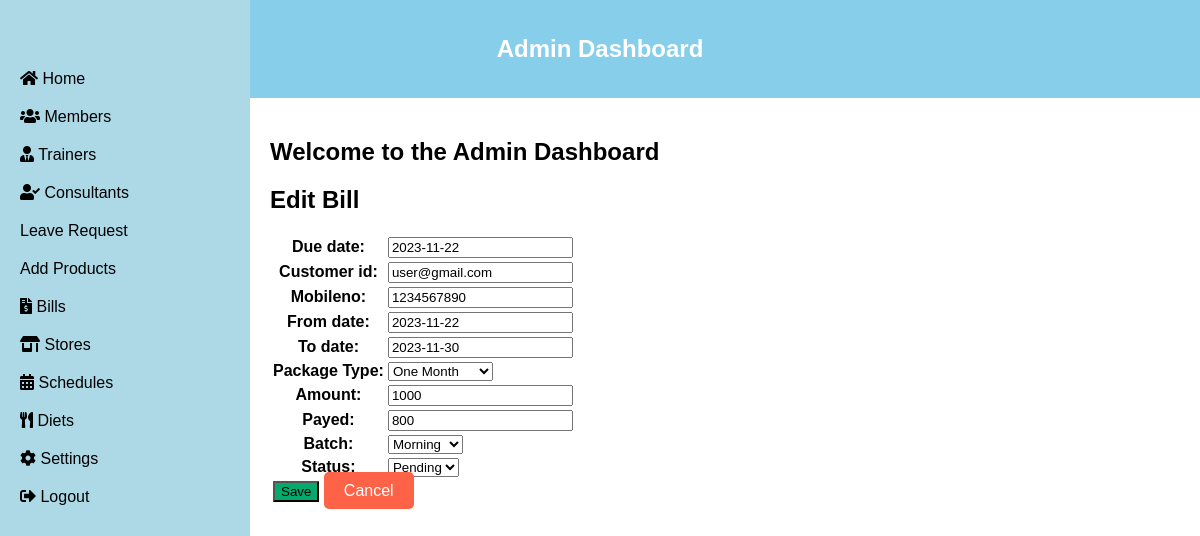
Screenshot of /bill_edit/2/edit/ with the database file from the repository.
### gym/models.py (models this page shows, shortened)
class Bill(models.Model):
    Due_date  = models.DateField()
    Customer_id  = models.CharField(max_length = 50)
    Mobileno = models.CharField(max_length = 10)
    From_date  = models.DateField()
    To_date  = models.DateField()
    select='--select--'
    OneMonth = 'One Month'
    ThreeMonth = 'Three Month'
    SixMonth = 'Six Month'
    TwelveMonth = 'Twelve Month'
    status_CHOICES = [
        (select, '--select--'),
        (OneMonth, 'One Month'),
        (ThreeMonth, 'Three Month'),
         (SixMonth, 'Six Month'),
          (TwelveMonth, 'Twelve Month'),
    ]
    Package_Type = models.CharField(
        max_length=50,
        choices=status_CHOICES,
        default=select)
    Amount = models.CharField(max_length = 50)
    Payed = models.CharField(max_length = 50)
    Morning = 'Morning'
    Evening = 'Evening'
    status_CHOICES = [
        (select, '--select--'),
        (Morning, 'Morning'),
        (Evening, 'Evening'),
    ]
    Batch = models.CharField(
        max_length=50,
        choices=status_CHOICES,
        default=select)
    Paid = 'Paid'
    Pending = 'Pending'
    status_CHOICES = [
        (Pending, 'Pending'),
        (Paid, 'Paid'),
    ]
    status = models.CharField(
        max_length=50,
        choices=status_CHOICES,
        default=Pending)

### gym/views.py (the view)
# urls.py: path('bill_edit/<int:pk>/edit/', views.bill_edit, name='bill_edit'),
def bill_edit(request, pk):
    bill = get_object_or_404(Bill, pk=pk)
    if request.method == 'POST':
        form = BillForm(request.POST, instance=bill)
        if form.is_valid():
            form.save()
            return redirect('bill_list')
    else:
        form = BillForm(instance=bill)
    return render(request, 'bill_edit.html', {'form': form})

### gym/forms.py
class BillForm(forms.ModelForm):
    class Meta:
        model = Bill
        fields = '__all__'  # To include all fields from the Bill model in the form

### gym/templates/bill_edit.html (shortened to what this page needs)
{% extends 'gym/admin_dashboard.html' %}
{% block content %}
    <h2>Edit Bill</h2>
    <form method="post">
        <table>
            {% for field in form %}
            <tr>
                <th>{{ field.label_tag }}</th>
                <td>{{ field }}</td>
            </tr>
            {% endfor %}
            <tr>
                <td colspan="2" class="button-container">
                    <button type="submit" style="background-color: #04AA6D;">Save</button>
                    <a href="{% url 'bill_list' %}" style="background-color: #FF6347; color: white; text-decoration: none; padding: 10px 20px; border-radius: 5px;">Cancel</a>
                </td>
            </tr>
        </table>
    </form>
{% endblock %}

### rows the page displays
Bill: form "2023-11-22" "user@gmail.com" "1234567890" "2023-11-22" "2023-11-30" "One Month" "1000" "800" "Morning" "Pending"

### other values shown
{{ field.label_tag }} "Due date:" "Customer id:" "Mobileno:" "From date:" "To date:" "Package Type:" "Amount:" "Payed:" "Batch:" "Status:"
